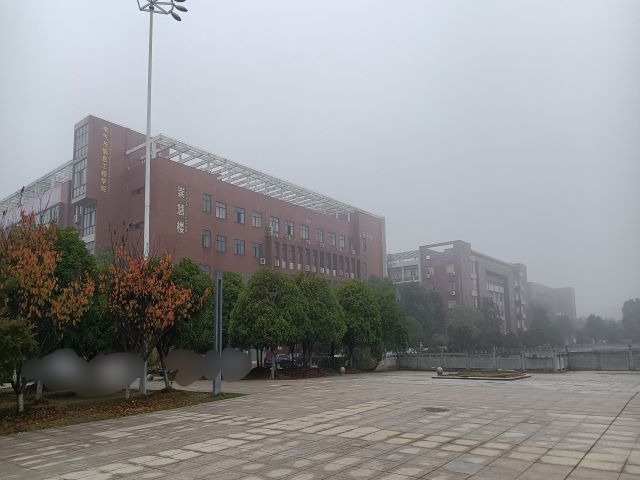
%> input picture Doc/2.jpg, 640 x 480 px
$ octave PSNR.m   (GNU Octave 9; MATLAB toolbox functions it lacks are replaced by stand-ins)
%> lines starting %> are read from the running program, lines starting %| are printed output that depends on the picture
clc;
clear;
% 计算图片的峰值信噪比（PSNR）
% 该脚本文件用于计算图片的峰值信噪比（PSNR）
% 两幅图片
Original_image = imread('2.jpg');
%> Original_image is the input picture: size 480x640x3 uint8; mean R, G, B 144.9, 144.8, 145.9
Processed_image = imread('3.jpg');
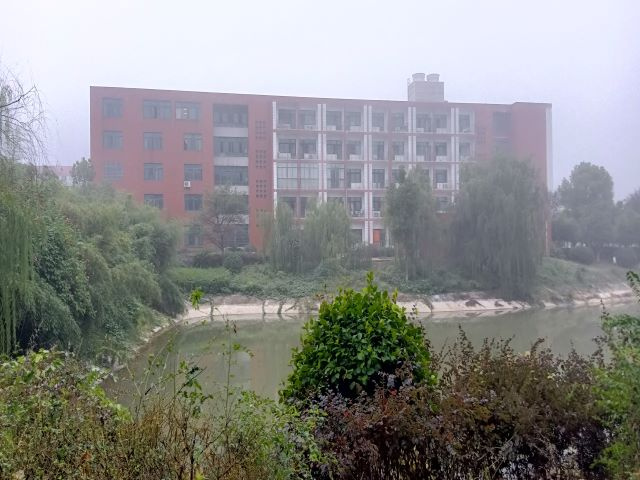
%> input picture Doc/3.jpg, 640 x 480 px
%> Processed_image is the input picture: size 480x640x3 uint8; mean R, G, B 138, 138.8, 137
% 计算两幅图片的MSE
mse_image = (double(Original_image) - double(Processed_image)).^2;
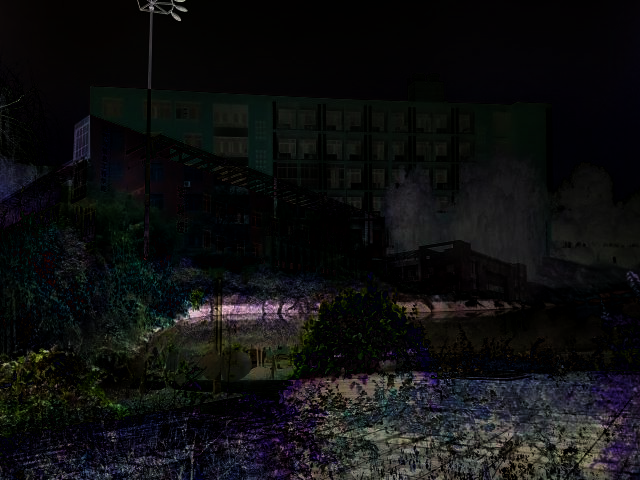
%> mse_image: size 480x640x3 double; mean R, G, B 2978.7, 3080.1, 3203.5; drawn with min black and max white
mse_value = mean(mse_image(:));
%> mse_value = 3087.4
% 计算峰值信噪比（PSNR）
max_pixel = max(double(Original_image(:)));
%> max_pixel = 255
result = 10*log10(max_pixel^2/mse_value);
%> result = 13.23
% 打印峰值信噪比（PSNR）
fprintf('PSNR of two images: %.2f dB\n', result);
%| PSNR of two images: 13.23 dB
